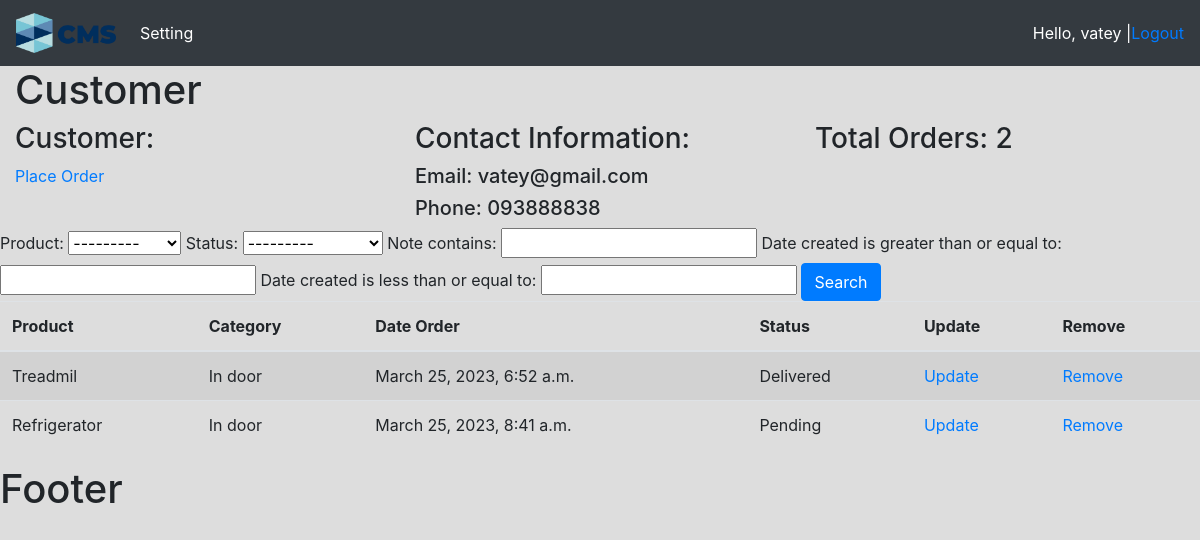
Screenshot of /customer/1/ (signed in) with the database file from the repository.
### accounts/models.py (models this page shows, shortened)
class Customer(models.Model):
    user = models.OneToOneField(User, null=True, on_delete=models.CASCADE)
    name = models.CharField(max_length=200, null=True)
    phone = models.CharField(max_length=200, null=True)
    email = models.CharField(max_length=200, null=True)
    profile_pic = models.ImageField(default='profile1.png', null=True, blank=True)
    date_created = models.DateTimeField(auto_now_add=True, null=True)

class Order(models.Model):
    STATUS = (
        ('Pending', 'Pending'),
        ('Out for delivery', 'Out for delivery'),
        ('Delivered', 'Delivered')
    )
    customer = models.ForeignKey(Customer, null=True, on_delete=models.SET_NULL)
    product = models.ForeignKey(Products, null=True, on_delete=models.SET_NULL)
    status = models.CharField(max_length=200, null=True, choices=STATUS)
    date_created = models.DateTimeField(auto_now_add=True, null=True)
    note = models.CharField(max_length=1000, null=True)

class Products(models.Model):
    CATEGORY = (
        ('In door', 'In door'),
        ('Out door', 'Out door')
    )
    name = models.CharField(max_length=200, null=True)
    price = models.FloatField(null=True)
    category = models.CharField(max_length=200, null=True, choices=CATEGORY)
    description = models.CharField(max_length=200, null=True, blank=True)
    date_created = models.DateTimeField(auto_now_add=True, null=True)
    tags = models.ManyToManyField(Tag)
    def __str__(self):
        return self.name

### accounts/views.py (the view)
# urls.py: path('customer/<str:pk>/', views.customer, name='customer'),
@login_required(login_url='login')  # check user login if not redirect to login page
def customer(request, pk):
    customers = Customer.objects.get(id=pk)
    orders = customers.order_set.all()
    orders_count = orders.count()
    myFilter = OrderFilter(request.GET, queryset=orders)
    orders = myFilter.qs
    context = {
        'myFilter': myFilter,
        'customers': customers,
        'orders': orders,
        'orders_count': orders_count,
    }
    return render(request, 'accounts/customer.html', context)

### accounts/templates/accounts/customer.html
{% extends 'accounts/main.html' %}
{% block content %}
    <h1>Customer</h1>
    <div class="row">
        <div class="col-md-4">
            <h3>Customer:</h3>
            <a href="{% url 'create_order' customers.id %}">Place Order</a>
        </div>
        <div class="col-md-4">
            <h3>Contact Information:</h3>
            <h5>Email: {{ customers.email }}</h5>
            <h5>Phone: {{ customers.phone }}</h5>
        </div>
        <div class="col-md-4">
            <h3>Total Orders: {{ orders_count }}</h3>
        </div>
    </div>
    <div class="row">
        <form method="get">
            {{ myFilter.form }}
            <button class="btn btn-primary" type="submit">Search</button>
        </form>
    </div>
    <div class="row">
        <table class="table table-striped">
            <thead>
            <tr>
                <th>Product</th>
                <th>Category</th>
                <th>Date Order</th>
                <th>Status</th>
                <th>Update</th>
                <th>Remove</th>
            </tr>
            </thead>
            <tbody>
            {% for i in orders %}
                <tr>
                    <td>{{ i.product }}</td>
                    <td>{{ i.product.category }}</td>
                    <td>{{ i.date_created }}</td>
                    <td>{{ i.status }}</td>
                    <td><a href="{% url 'update_order' i.id %}">Update</a></td>
                        <td><a href="{% url 'delete_order' i.id %}">Remove</a></td>
                </tr>
            {% endfor %}
            </tbody>
        </table>
    </div>
{% endblock %}

### accounts/templates/accounts/navbar.html (shortened to what this page needs)
{% load static %}
<nav class="navbar navbar-expand-lg navbar-dark bg-dark">
    <a class="navbar-brand" href="/">
        <img src="{% static 'images/logo.png' %}" width="100">
    </a>
    <div class="collapse navbar-collapse" id="navbarNavAltMarkup">
        <div class="navbar-nav">
            {% if request.user.is_staff %}
            <a class="nav-item nav-link active" href="/">Home</a>
            <a class="nav-item nav-link" href="{% url 'products' %}">Products</a>
            {% else %}
                <a class="nav-item nav-link active" href="{% url 'account' %}">Setting</a>
            {% endif %}
        </div>
    </div>
    <span class="text-white">Hello, {{ request.user }} | </span>
    <span><a href="{% url 'logout' %}"> Logout</a></span>
</nav>

### static/css/main.css (style rules this page uses)
body { background: #DDD; }

### rows the page displays
Customer: email "vatey@gmail.com", phone "093888838"
Order: product "Treadmil", product.category "In door", date_created "March 25, 2023, 6:52 a.m.", status "Delivered"
Order: product "Refrigerator", product.category "In door", date_created "March 25, 2023, 8:41 a.m.", status "Pending"

### other values shown
{{ request.user }} "vatey"
{{ orders_count }} "2"
